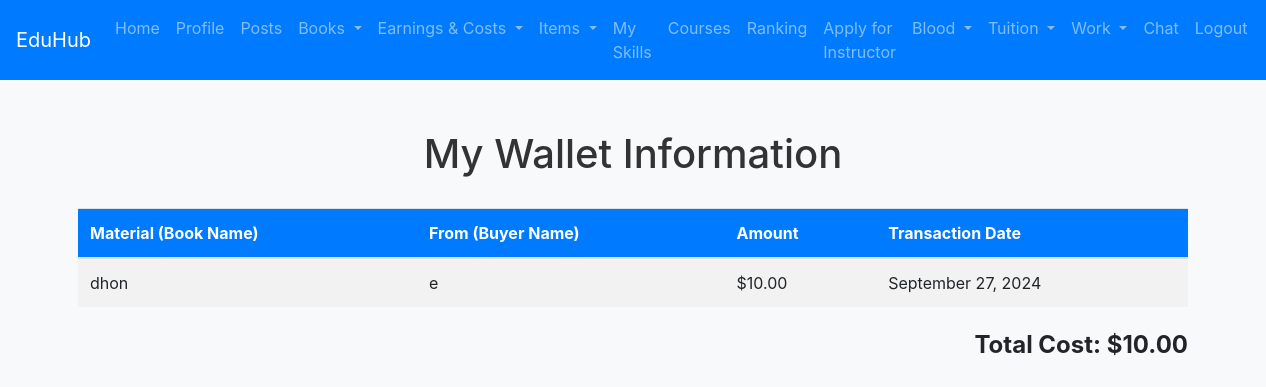
The page /admintransaction2.php (signed in) on the database its author committed.
### tables this page shows
CREATE TABLE `wallet2` (
  `id` int(11) NOT NULL,
  `student_id` int(11) NOT NULL,
  `balance` decimal(10,2) NOT NULL,
  `material` varchar(255) NOT NULL,
  `from` int(11) NOT NULL,
  `created_at` timestamp NOT NULL DEFAULT current_timestamp()
);

CREATE TABLE `students` (
  `student_id` int(11) NOT NULL,
  `name` varchar(100) DEFAULT NULL,
  `email` varchar(100) DEFAULT NULL,
  `password` varchar(255) DEFAULT NULL,
  `profile_rank` decimal(3,2) DEFAULT NULL,
  `career_guidance` text DEFAULT NULL,
  `personalized_suggestions` text DEFAULT NULL,
  `created_at` timestamp NOT NULL DEFAULT current_timestamp(),
  `isadmin` enum('yes','no') DEFAULT 'no',
  `profile_picture` varchar(255) DEFAULT NULL
);

### admintransaction2.php (the view, shortened to what this page needs)
<?php
$student_id = $_SESSION['student_id'];
include('db_connect.php');
?>
<!DOCTYPE html>
<html lang="en">
<head>
    <link rel="stylesheet" href="https://stackpath.bootstrapcdn.com/bootstrap/4.5.2/css/bootstrap.min.css">
</head>
<body>
    <?php include 'navbaradmin.php'; ?>
    <div class="container">
        <h1>My Wallet Information</h1>
        <?php
        $query = "
            SELECT w.balance, w.material, w.`from`, w.created_at, s.name AS buyer_name
            FROM wallet2 w
            JOIN students s ON w.`from` = s.student_id
            WHERE w.student_id = ?";
        $stmt = $conn->prepare($query);
        $stmt->bind_param("i", $student_id);
        $stmt->execute();
        $result = $stmt->get_result();
        $total_balance = 0;
        ?>
        <table class="table table-striped">
            <thead>
                <tr>
                    <th>Material (Book Name)</th>
                    <th>From (Buyer Name)</th>
                    <th>Amount</th>
                    <th>Transaction Date</th>
                </tr>
            </thead>
            <tbody>
                <?php
                if ($result->num_rows > 0) {
                    while ($row = $result->fetch_assoc()) {
                        $total_balance += $row['balance'];
                        echo "<tr>
                                <td>" . htmlspecialchars($row['material']) . "</td>
                                <td>" . htmlspecialchars($row['buyer_name']) . "</td>
                                <td>$" . htmlspecialchars(number_format($row['balance'], 2)) . "</td>
                                <td>" . htmlspecialchars(date('F j, Y', strtotime($row['created_at']))) . "</td>
                              </tr>";
                    }
                } else {
                    echo "<tr><td colspan='4' class='text-center'>No wallet information found.</td></tr>";
                }
                ?>
            </tbody>
        </table>
        <div class="balance-total">
            Total Cost: $<?php echo number_format($total_balance, 2); ?>
        </div>
    </div>
</body>
</html>

### admintransaction2.php (style rules this page uses)
body { background-color: #f8f9fa; }
.container { margin-top: 50px; }
h1 { margin-bottom: 30px; text-align: center; color: #333; }
.table { background-color: #fff; }
.table thead th { background-color: #007BFF; color: white; }
.balance-total { font-size: 1.5rem; font-weight: bold; text-align: right; margin-top: 20px; }

### rows shown on the page
wallet2: material "dhon", students.name "e", balance "10.00", created_at "September 27, 2024"

### other values the page prints
$total_balance "10.00"
